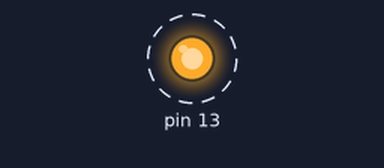
The sketch below on a simulated Arduino Uno, built with avr-gcc and run on an emulated ATmega328P. Parts: output pins drawn as LEDs (lit = HIGH). Dashed ring = blinking.

Above: at 0.5 s.
Timing chart, 0 to 4.6 s (numbered marks = the images above):
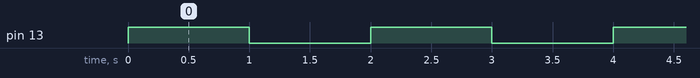

The sketch:

blink.ino
```cpp
/*
 * Funcao Setup:
 *
 * Primeira funcao executada pelo sistema.
 * Essa funcao eh utilizada para fazer as configuracoes iniciais
*/
int ler = 2;
void setup() {
  // Seleciona a porta digital 13 como saida de tensao
  pinMode(13, OUTPUT);
}

/*
 * Funcao Looop:
 *
 * Funcao a ser executada continuamente pelo sistema
 * apos a execucacao da funcao setup()
 *
*/

void loop() {

    digitalWrite(13, HIGH);// Coloca nivel alto de tensao (5 V) na porta digital 13
    delay(1000);//Faz nada por 1000 ms ( 1 segundo)
    digitalWrite(13, LOW);// Coloca nivel baixo de tensao (0 V) na porta digital 13
    delay(1000);//Faz nada por 1000 ms ( 1 segundo)
}
```

Measured:
- by itself, pin 13: alternates HIGH for 1.0 s and LOW for 1.0 s
